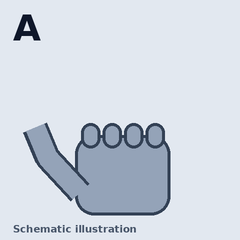
#> input picture assets/gestures/alphabet_A.png, 240 x 240 px
$ python -i hand_fx.py   (imports and definitions only)
#> lines starting #> are read from the running program, lines starting #| are printed output that depends on the picture; after the words box and inside, x2 and y2 are one past the last pixel; in counts of white or black regions, pixels touching at a corner belong together
#> further down, picture is the input picture: shape (240, 240, 3); mean B, G, R 224.9, 214.5, 206.9
"""Animated hand-tracking graphics, drawn with OpenCV on every camera frame.

Quality levels (`HandFX.quality`):
  "max"       neon bloom glow, hologram fill + grid, depth-sized joints, fingertip sparks,
              pinch beam, HUD tag, orbiting ticks, motion trail, scan line, everything below
  "balanced"  soft glow, motion trail, scan line, lock-on brackets, hold ring, effects
  "fast"      plain skeleton, brackets, hold ring, effects (for slow PCs)

Always:
* smooth tracking   - landmarks glide towards each new detection (no jitter, no jumps)
* appear            - "target lock" brackets zoom in and a ripple leaves the palm
* holding a pose    - progress ring around the palm (+ label pill above the hand)
* accepted          - shockwave + particle burst + "+ WORD" toast rising from the hand
* no hand           - radar sweep with "Show your hand here"

Detection may run slower than the camera: `update()` is called whenever new
landmarks arrive, `draw()` on EVERY camera frame, so the picture stays fluid.
"""
from __future__ import annotations

import math
import random
import time
from collections import deque
from dataclasses import dataclass, field

import cv2
import numpy as np
from PIL import Image, ImageDraw, ImageFont

from vision.hand_detector import FINGER_COLORS, HAND_CONNECTIONS, _bone_color

TIPS = (4, 8, 12, 16, 20)
PALM = (0, 5, 9, 13, 17)
QUALITIES = ("max", "balanced", "fast")


def bgr(hex_color: str) -> tuple[int, int, int]:
    return int(hex_color[5:7], 16), int(hex_color[3:5], 16), int(hex_color[1:3], 16)


def _ease(t: float) -> float:
    t = max(0.0, min(1.0, t))
    return 1 - (1 - t) ** 3


_FONTS = ["segoeuib.ttf", "arialbd.ttf", "DejaVuSans-Bold.ttf"]


def _font(size: int):
    for name in _FONTS:
        try:
            return ImageFont.truetype(name, size)
        except OSError:
            continue
    return ImageFont.load_default()


@dataclass
class Track:
    pts: np.ndarray                    # (21, 2) smoothed pixel positions
    target: np.ndarray                 # latest detection
    born: float
    seen: float
    z: np.ndarray = field(default_factory=lambda: np.zeros(21, np.float32))
    side: str = "Right"
    score: float = 1.0
    trail: deque = field(default_factory=lambda: deque(maxlen=18))
    prev_tips: np.ndarray | None = None


class HandFX:
    def __init__(self, theme: dict | None = None, quality: str = "max"):
        self.set_theme(theme or {"accent": "#38BDF8", "ok": "#4ADE80", "warn": "#FBBF24"})
        self.quality = quality if quality in QUALITIES else "max"
        self.tracks: list[Track] = []
        self.ripples: list[tuple[float, float, float]] = []
        self.bursts: list[tuple[float, np.ndarray, np.ndarray, list]] = []
        self.waves: list[tuple[float, float, float]] = []
        self.toasts: list[tuple[float, str, float, float]] = []
        self.sparks: list[list] = []        # [t0, x, y, vx, vy, color]
        self._patches: dict = {}
        self._size = (640, 480)

    def set_theme(self, theme: dict) -> None:
        self.accent, self.ok = bgr(theme["accent"]), bgr(theme["ok"])
        self.warn = bgr(theme.get("warn", "#FBBF24"))
        self._patches = {}

    # ------------------------------------------------------------ new landmarks
    # [45 lines left out: functions update, celebrate, not called in this run]

    # -------------------------------------------------------------------- draw
    def draw(self, frame: np.ndarray, label: str | None = None, progress: float = 0.0,
             locked: bool = False, searching: bool = True) -> None:
#> called with progress = 0, locked = False, searching = True
        now = time.monotonic()
        H, W = frame.shape[:2]
#> H = 240; W = 240
        self._size = (W, H)
#> self._size = (240, 240)
        for tr in self.tracks:                              # glide towards the detection
            diff = tr.target - tr.pts
            follow = min(0.85, 0.4 + float(np.abs(diff).mean()) / 35.0)
            tr.pts += diff * follow
            tr.trail.append(tr.pts[8].copy())
        live = [tr for tr in self.tracks if now - tr.seen < 0.12]
        if not live and searching:
            self._radar(frame, now)
        for tr in self.tracks:
            self._hand(frame, tr, now, label is not None, progress, locked)
        if live and label:
            self._label(frame, live, label, locked, now)
        self._effects(frame, now)

    # ---------------------------------------------------------------- the hand
    # [135 lines left out: functions _hand, _sparks_from, _pinch, _label, not called in this run]

    def _radar(self, frame, now) -> None:
#> called with now = 570.9
        H, W = frame.shape[:2]
#> H = 240; W = 240
        c = (W // 2, int(H * 0.47))
#> c = (120, 112)
        R = int(min(W, H) * 0.24)
#> R = 57
        x0, y0 = max(c[0] - R - 4, 0), max(c[1] - R - 4, 0)
#> x0 = 59; y0 = 51
        roi = frame[y0:min(c[1] + R + 4, H), x0:min(c[0] + R + 4, W)]
        layer = roi.copy()
        a = (now * 140) % 360
        cv2.ellipse(layer, (c[0] - x0, c[1] - y0), (R, R), 0, a - 50, a, self.accent, -1, cv2.LINE_AA)
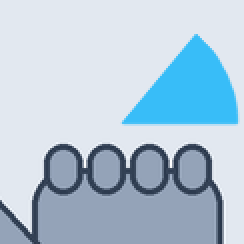
#> layer: shape (122, 122, 3) (shown 2 times larger); mean B, G, R 217, 199.9, 178.2
        cv2.addWeighted(layer, 0.22, roi, 0.78, 0, dst=roi)
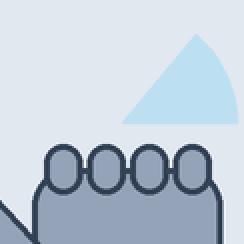
#> roi: shape (122, 122, 3) (shown 2 times larger); mean B, G, R 216.3, 203.4, 191.8
        for r in (R, int(R * 0.66), int(R * 0.33)):
            cv2.circle(frame, c, r, self.accent, 1, cv2.LINE_AA)
        end = (int(c[0] + R * math.cos(math.radians(a))), int(c[1] + R * math.sin(math.radians(a))))
#> end = (176, 112)
        cv2.line(frame, c, end, self.accent, 2, cv2.LINE_AA)
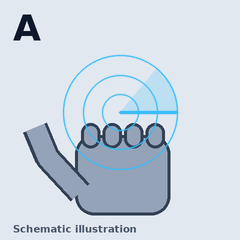
#> frame: shape (240, 240, 3); mean B, G, R 225.5, 214, 203.4
        pulse = 0.5 + 0.5 * math.sin(now * 4)
        arm = int(R * (0.3 + 0.06 * pulse))
#> arm = 19
        for (px, py), (dx, dy) in (((c[0] - R, c[1] - R), (1, 1)), ((c[0] + R, c[1] - R), (-1, 1)),
                                   ((c[0] - R, c[1] + R), (1, -1)), ((c[0] + R, c[1] + R), (-1, -1))):
            cv2.line(frame, (px, py), (px + dx * arm, py), self.accent, 3, cv2.LINE_AA)
            cv2.line(frame, (px, py), (px, py + dy * arm), self.accent, 3, cv2.LINE_AA)
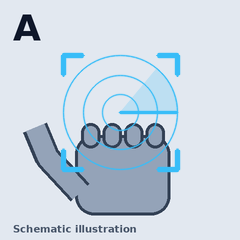
#> frame: shape (240, 240, 3); 1.97% of pixels changed, all inside (x1, y1, x2, y2) = (60, 52, 181, 173)
        patch = self._patch("Show your hand here", 18, (20, 20, 20), fg=(255, 255, 255))
        self._blit(frame, patch, c[0] - patch.shape[1] // 2, c[1] + R + 14, 0.65 + 0.35 * pulse)

    def _effects(self, frame, now) -> None:
        self.ripples = [r for r in self.ripples if now - r[0] < 0.8]
        for t0, x, y in self.ripples:
            t = (now - t0) / 0.8
            for k in (0.0, 0.25):
                tt = t - k
                if 0 < tt < 1:
                    cv2.circle(frame, (int(x), int(y)), int(15 + 110 * _ease(tt)), self.accent,
                               max(1, int(3 * (1 - tt))), cv2.LINE_AA)
        self.waves = [w for w in self.waves if now - w[0] < 0.6]
        for t0, x, y in self.waves:
            t = (now - t0) / 0.6
            cv2.circle(frame, (int(x), int(y)), int(25 + 170 * _ease(t)), self.ok, max(1, int(5 * (1 - t))), cv2.LINE_AA)
        self.bursts = [b for b in self.bursts if now - b[0] < 0.9]
        for t0, p0, vel, cols in self.bursts:
            t = now - t0
            pos = p0 + vel * t + np.array([0, 420], np.float32) * (t * t / 2)
            r = max(1, int(5 * (1 - t / 0.9)))
            for (px, py), col in zip(pos.astype(int), cols):
                cv2.circle(frame, (int(px), int(py)), r, col, -1, cv2.LINE_AA)
        self.sparks = [s for s in self.sparks if now - s[0] < 0.5]
        for t0, x, y, vx, vy, col in self.sparks:
            t = now - t0
            cv2.circle(frame, (int(x + vx * t), int(y + vy * t + 300 * t * t)), max(1, int(3 * (1 - t / 0.5))),
                       col, -1, cv2.LINE_AA)
        self.toasts = [x for x in self.toasts if now - x[0] < 1.3]
        for t0, text, x, y in self.toasts:
            t = (now - t0) / 1.3
            patch = self._patch(text, 26, self.ok)
            alpha = 1.0 if t < 0.5 else max(0.0, 1 - (t - 0.5) / 0.5)
            self._blit(frame, patch, int(x - patch.shape[1] / 2), int(y - 60 - 90 * _ease(t)), alpha)

    # ------------------------------------------------------------ text patches
    def _patch(self, text: str, size: int, bg, fg=(10, 18, 32)) -> np.ndarray:
        """Rounded 'pill' with text as a BGRA array (cached: drawing text is the slow part)."""
#> called with text = 'Show your hand here', size = 18, bg = (20, 20, 20), fg = (255, 255, 255)
        key = (text, size, bg, fg)
        if key not in self._patches:
            if len(self._patches) > 120:
                self._patches.clear()
            f = _font(size)
            tw = int(ImageDraw.Draw(Image.new("RGBA", (1, 1))).textlength(text, font=f))
            w, h = tw + 30, size + 18
            img = Image.new("RGBA", (w, h), (0, 0, 0, 0))
#> img: PIL image 222x36 RGBA; every value is 0
            d = ImageDraw.Draw(img)
            d.rounded_rectangle((0, 0, w - 1, h - 1), radius=h // 2, fill=(bg[2], bg[1], bg[0], 235))
            d.text((15, 6), text, font=f, fill=(fg[2], fg[1], fg[0], 255))
            arr = np.asarray(img)
            self._patches[key] = arr[:, :, [2, 1, 0, 3]].copy()
        return self._patches[key]

    @staticmethod
    def _blit(frame, patch, x, y, alpha: float = 1.0) -> None:
#> called with x = 9, y = 183, alpha = 0.91
        H, W = frame.shape[:2]
#> H = 240
        h, w = patch.shape[:2]
        x1, y1, x2, y2 = max(x, 0), max(y, 0), min(x + w, W), min(y + h, H)
        if x2 <= x1 or y2 <= y1 or alpha <= 0:
            return
        p = patch[y1 - y:y2 - y, x1 - x:x2 - x]
        a = (p[:, :, 3:4].astype(np.float32) / 255.0) * alpha
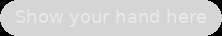
#> a: shape (36, 222, 1) float32; min 0, max 0.91, mean 0.815
        dst = frame[y1:y2, x1:x2]
        dst[:] = (p[:, :, :3] * a + dst * (1 - a)).astype(np.uint8)
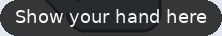
#> dst: shape (36, 222, 3); mean B, G, R 75.2, 73.1, 71.3

>>> import cv2
>>> picture = cv2.imread('../assets/gestures/alphabet_A.png')
>>> result = HandFX().draw(picture)
#> in _radar, `self._blit(frame, patch, c[0] - patch.shape[1] // 2, c[1] + R + 14, 0...`:
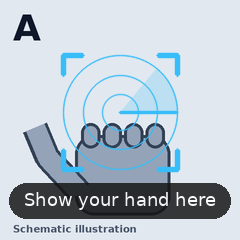
#> frame: shape (240, 240, 3); 13.38% of pixels changed, all inside (x1, y1, x2, y2) = (9, 183, 231, 219)

$ run again, on assets/gestures/alphabet_B.png
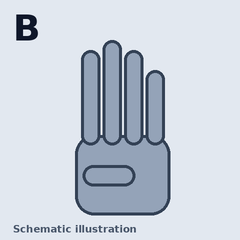
#> input picture assets/gestures/alphabet_B.png, 240 x 240 px
#> picture is the input picture: shape (240, 240, 3); mean B, G, R 218.4, 207.3, 199.1
#> layer: shape (122, 122, 3); mean B, G, R 193.3, 172.8, 148.7
#> in _radar, `cv2.addWeighted(layer, 0.22, roi, 0.78, 0, dst=roi)`:
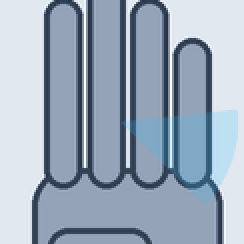
#> roi: shape (122, 122, 3) (shown 2 times larger); mean B, G, R 187.7, 170.6, 156.2
#> img: PIL image 222x36 RGBA; every value is 0
#> in _radar, `self._blit(frame, patch, c[0] - patch.shape[1] // 2, c[1] + R + 14, 0...`:
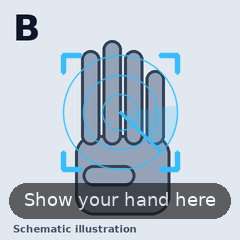
#> frame: shape (240, 240, 3); mean B, G, R 205.6, 193.9, 182

$ run again, on assets/gestures/alphabet_D.png
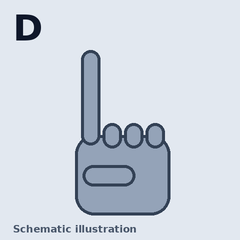
#> input picture assets/gestures/alphabet_D.png, 240 x 240 px
#> picture is the input picture: shape (240, 240, 3); mean B, G, R 224.5, 214.2, 206.7
#> layer: shape (122, 122, 3); mean B, G, R 216.3, 199.4, 177.9
#> img: PIL image 222x36 RGBA; every value is 0
#> in _radar, `self._blit(frame, patch, c[0] - patch.shape[1] // 2, c[1] + R + 14, 0...`:
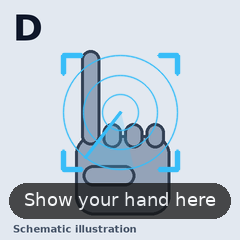
#> frame: shape (240, 240, 3); mean B, G, R 208.9, 198.2, 187
